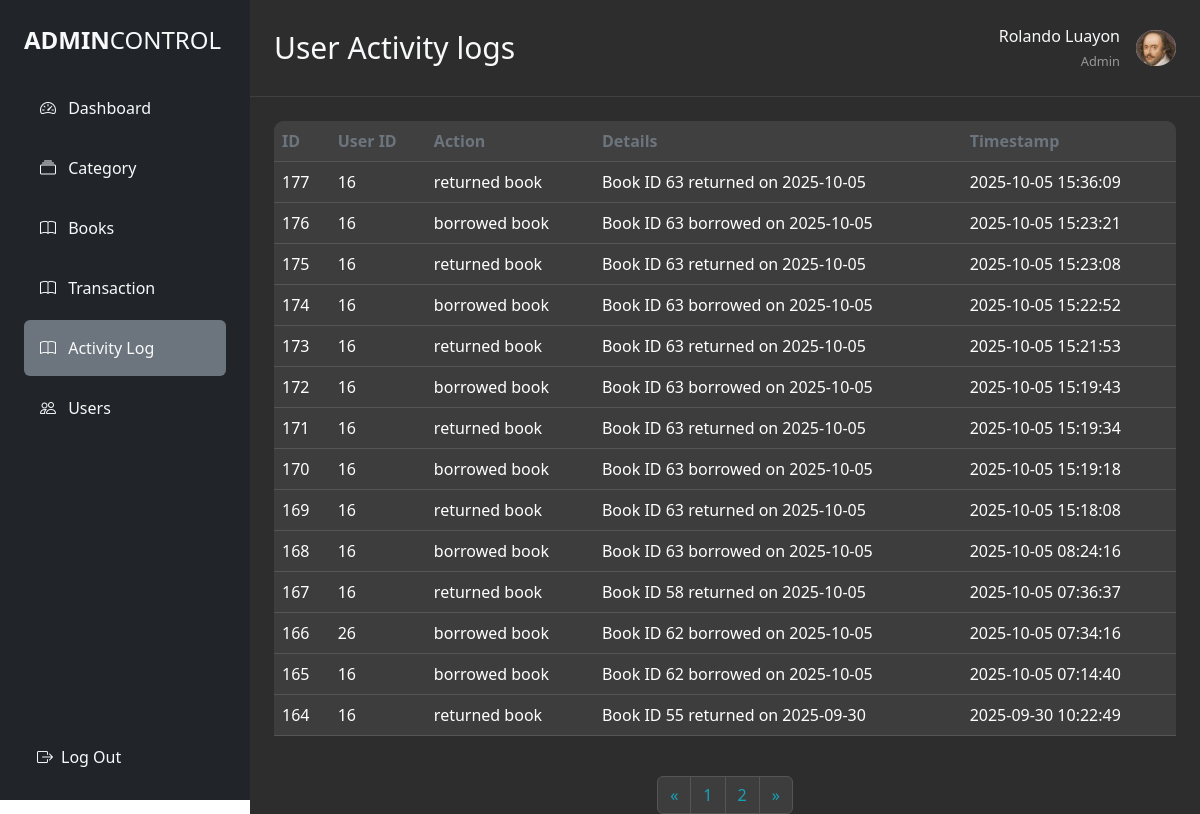
The page /admin/activity-log.php (signed in) on the database as committed earlier.
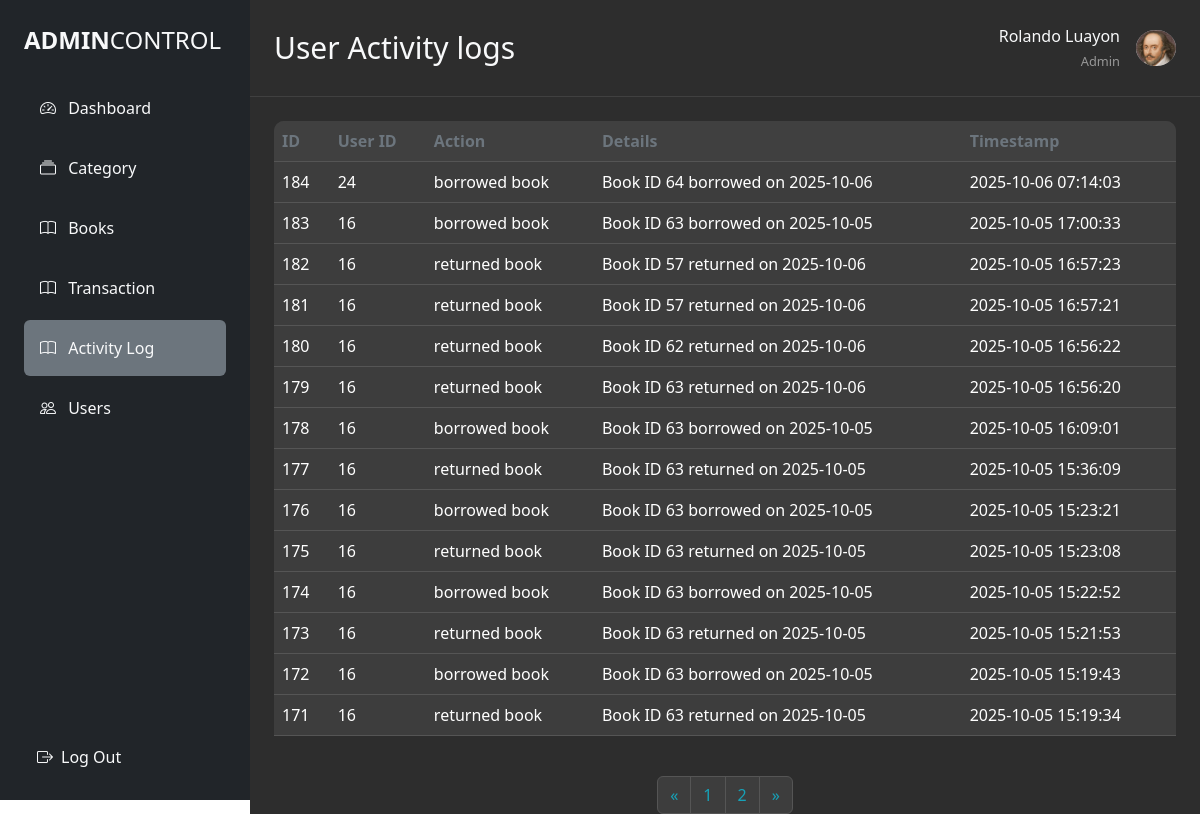
The same page on the database as committed later.
### tables this page shows
CREATE TABLE `activity_logs` (
  `id` int(11) NOT NULL,
  `user_id` int(11) DEFAULT NULL,
  `action` varchar(100) DEFAULT NULL,
  `timestamp` datetime DEFAULT current_timestamp(),
  `details` text DEFAULT NULL,
  `created_at` timestamp NOT NULL DEFAULT current_timestamp()
);

### admin/backend/BookController.php (called while the page is built, shortened)
<?php
class Database
{
    private $host = "localhost";
    private $db   = "it6_LMS";
    private $user = "root";
    private $pass = "";
    public function __construct()
    {
        try {
            $dsn = "mysql:host={$this->host};dbname={$this->db};charset=utf8";
            $this->pdo = new PDO($dsn, $this->user, $this->pass);
        } catch (PDOException $e) {
            die("Database Connection Failed: " . $e->getMessage());
        }
    }
}

### admin/backend/transactionControll.php (called while the page is built, shortened)
<?php
class Library
{
  private $conn;
  public function __construct($db)
  {
    $this->conn = $db;
  }
  public function countTransactions()
  {
    $stmt = $this->conn->query("SELECT COUNT(*) as total FROM transactions");
    return (int) $stmt->fetch(PDO::FETCH_ASSOC)['total'];
  }
  public function getActivityLogs($limit, $offset)
  {
    $stmt = $this->conn->prepare("SELECT * FROM activity_logs ORDER BY created_at DESC LIMIT :limit OFFSET :offset");
    $stmt->bindParam(':limit', $limit, PDO::PARAM_INT);
    $stmt->bindParam(':offset', $offset, PDO::PARAM_INT);
    $stmt->execute();
    return $stmt->fetchAll(PDO::FETCH_ASSOC);
  }
}

### admin/activity-log.php (the view, shortened to what the changed rows need)
<?php
require '../admin/backend/BookController.php';
require '../admin/backend/transactionControll.php';
$db = new Database();
$library = new Library($db->pdo);
$limit = 14;
$page = isset($_GET['page']) ? (int)$_GET['page'] : 1;
$offset = ($page - 1) * $limit;
$totalusers = $library->countTransactions();
$totalPages = ceil($totalusers / $limit);
?>
<!DOCTYPE html>
<html lang="en">
<head>
  <link rel="stylesheet" href="../admin/style.css" />
  <script src="https://cdn.tailwindcss.com"></script>
  <link href="https://cdn.jsdelivr.net/npm/bootstrap@5.3.8/dist/css/bootstrap.min.css" rel="stylesheet">
  <link href="https://cdn.jsdelivr.net/npm/bootstrap-icons@1.10.0/font/bootstrap-icons.css" rel="stylesheet">
</head>
<body>
  <div class="d-flex min-vh-100">
    <div class="main-content flex-grow-1">
      <div class="d-flex justify-content-between align-items-center p-4 header-border">
        <div class="d-flex align-items-center">
          <h2 class="text-light mb-0 text-3xl">User Activity logs</h2>
        </div>
      </div>
      <div class="table-responsive m-4" style="border-radius: 10px;">
        <table class="table table-dark table-hover align-middle">
          <thead>
            <tr>
              <th scope="col">ID</th>
              <th scope="col">User ID</th>
              <th scope="col">Action</th>
              <th scope="col">Details</th>
              <th scope="col">Timestamp</th>
            </tr>
          </thead>
          <tbody>
            <?php foreach ($library->getActivityLogs($limit, $offset) as $row): ?>
              <tr>
                <td><?= htmlspecialchars($row['id']) ?></td>
                <td><?= htmlspecialchars($row['user_id']) ?></td>
                <td><?= htmlspecialchars($row['action']) ?></td>
                <td><?= htmlspecialchars($row['details']) ?></td>
                <td><?= htmlspecialchars($row['created_at']) ?></td>
              </tr>
            <?php endforeach; ?>
          </tbody>
        </table>
      </div>
      <div class="d-flex justify-content-center mt-4">
        <nav aria-label="Book pagination">
          <ul class="pagination">
            <?php for ($i = 1; $i <= $totalPages; $i++): ?>
              <li class="page-item <?php if ($i == $page) echo 'active'; ?>">
                <a class="page-link" href="?page=<?php echo $i; ?>"><?php echo $i; ?></a>
              </li>
            <?php endfor; ?>
          </ul>
        </nav>
      </div>
    </div>
  </div>
</body>
</html>

Rows that differ between the two databases and show on the page:
no longer on this page (row unchanged): activity_logs: id "170", user "16", action "borrowed book", details "Book ID 63 borrowed on 2025-10-05", created_at "2025-10-05 15:19:18"
no longer on this page (row unchanged): activity_logs: id "169", user "16", action "returned book", details "Book ID 63 returned on 2025-10-05", created_at "2025-10-05 15:18:08"
no longer on this page (row unchanged): activity_logs: id "168", user "16", action "borrowed book", details "Book ID 63 borrowed on 2025-10-05", created_at "2025-10-05 08:24:16"
no longer on this page (row unchanged): activity_logs: id "167", user "16", action "returned book", details "Book ID 58 returned on 2025-10-05", created_at "2025-10-05 07:36:37"
no longer on this page (row unchanged): activity_logs: id "166", user "26", action "borrowed book", details "Book ID 62 borrowed on 2025-10-05", created_at "2025-10-05 07:34:16"
no longer on this page (row unchanged): activity_logs: id "165", user "16", action "borrowed book", details "Book ID 62 borrowed on 2025-10-05", created_at "2025-10-05 07:14:40"
no longer on this page (row unchanged): activity_logs: id "164", user "16", action "returned book", details "Book ID 55 returned on 2025-09-30", created_at "2025-09-30 10:22:49"
added activity_logs: id "184", user "24", action "borrowed book", details "Book ID 64 borrowed on 2025-10-06", created_at "2025-10-06 07:14:03"
added activity_logs: id "183", user "16", action "borrowed book", details "Book ID 63 borrowed on 2025-10-05", created_at "2025-10-05 17:00:33"
added activity_logs: id "182", user "16", action "returned book", details "Book ID 57 returned on 2025-10-06", created_at "2025-10-05 16:57:23"
added activity_logs: id "181", user "16", action "returned book", details "Book ID 57 returned on 2025-10-06", created_at "2025-10-05 16:57:21"
added activity_logs: id "180", user "16", action "returned book", details "Book ID 62 returned on 2025-10-06", created_at "2025-10-05 16:56:22"
added activity_logs: id "179", user "16", action "returned book", details "Book ID 63 returned on 2025-10-06", created_at "2025-10-05 16:56:20"
added activity_logs: id "178", user "16", action "borrowed book", details "Book ID 63 borrowed on 2025-10-05", created_at "2025-10-05 16:09:01"
